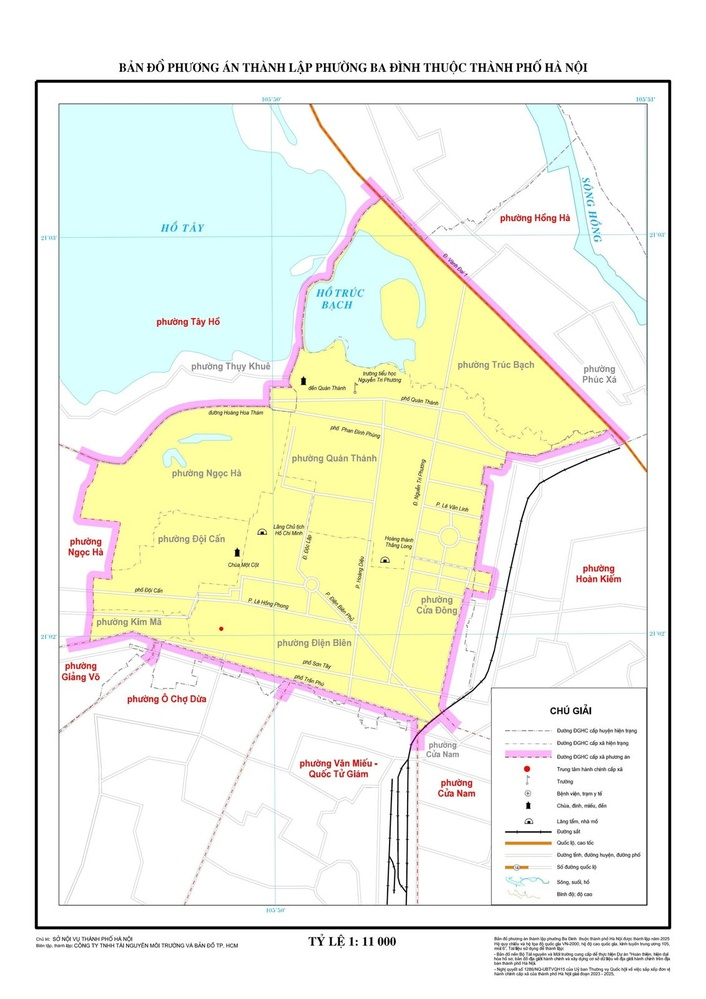
#> input picture web/assets/maps/ba-dinh.jpg, 706 x 999 px, shrunk from 1131 x 1600 before the run, found by its file name; its folder holds only this picture in this run
$ python frame.py
#> lines starting #> are read from the running program, lines starting #| are printed output that depends on the picture; after the words box and inside, x2 and y2 are one past the last pixel; in counts of white or black regions, pixels touching at a corner belong together
import cv2, numpy as np
def frame(path):
#> called with path = 'maps/ba-dinh.jpg'
    im=cv2.imread(path,0); h,w=im.shape
#> after `im = cv2.imread(path, 0)`:
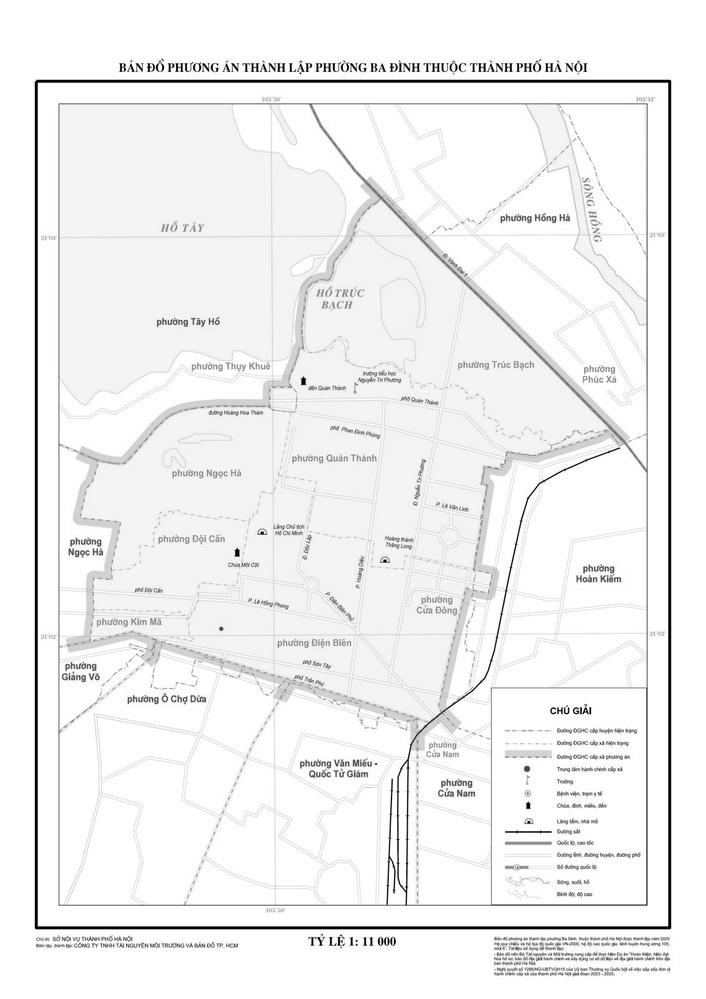
#> im: shape (999, 706); min 0, max 255, mean 241.5
    d=(im<110)
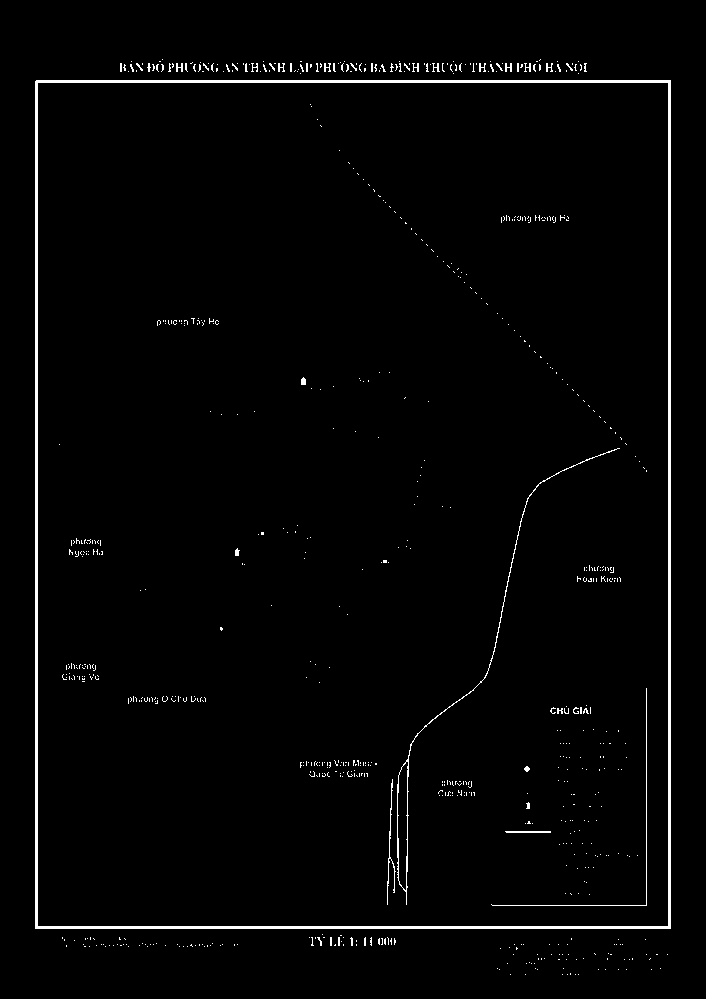
#> d: shape (999, 706) bool; 1.9% white; 738 white regions (716 under 20 px), largest, box (x1, y1, x2, y2) and area: (35, 80, 671, 929) 8873, (397, 448, 620, 905) 825, (491, 688, 647, 906) 373
    rows=np.where(d.sum(1)>0.55*w)[0]; cols=np.where(d.sum(0)>0.45*h)[0]
#> after `rows = np.where(d.sum(1) > 0.55 * w)[0]`: rows = [80, 81, 82, 926, 927, 928]
#> after `cols = np.where(d.sum(0) > 0.45 * h)[0]`: cols = [35, 36, 37, 668, 669, 670]
    def grp(a):
        g=[]
        for c in a:
            if g and c-g[-1][-1]<=2: g[-1].append(c)
            else: g.append([c])
#> this loop made 6 passes
#> c on passes 1 to 6: 80, 81, 82, 926, 927, 928
#> after the loop, g = [[80, 81, 82], [926, 927, 928]]
        return [(g_[0],g_[-1]) for g_ in g]
    return grp(rows),grp(cols),(w,h)
#> the loop in grp (call 2), `for c in a:` made 6 passes
#> c on passes 1 to 6: 35, 36, 37, 668, 669, 670
if __name__=='__main__':
    import os
    for f in sorted(os.listdir('maps')):
        print(f,*frame('maps/'+f))

$ run again, on web/assets/maps/chuong-my.jpg
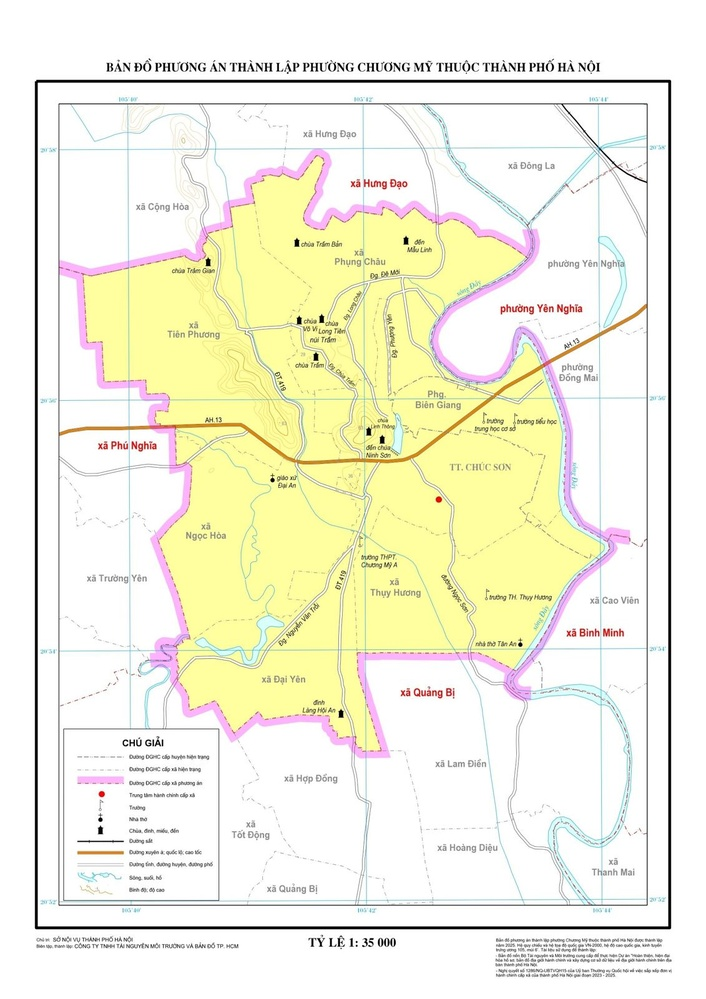
#> input picture web/assets/maps/chuong-my.jpg, 706 x 999 px, shrunk from 1131 x 1600 before the run, found by its file name
#> in frame, `im = cv2.imread(path, 0)`:
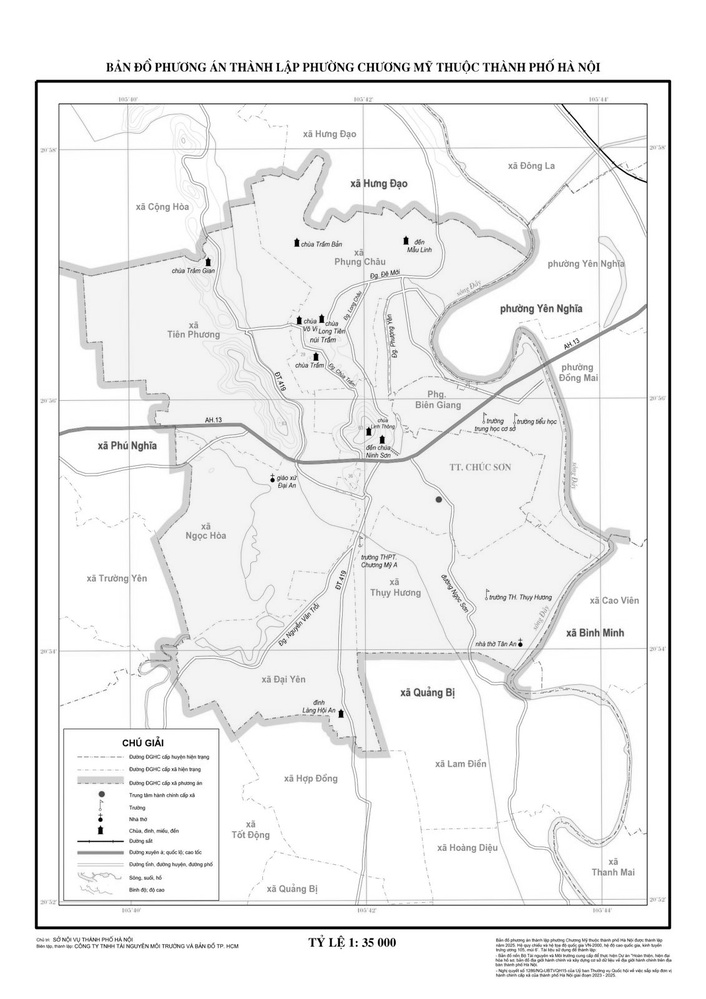
#> im: shape (999, 706); min 0, max 255, mean 240.7
#> in frame, `d=(im<110)`:
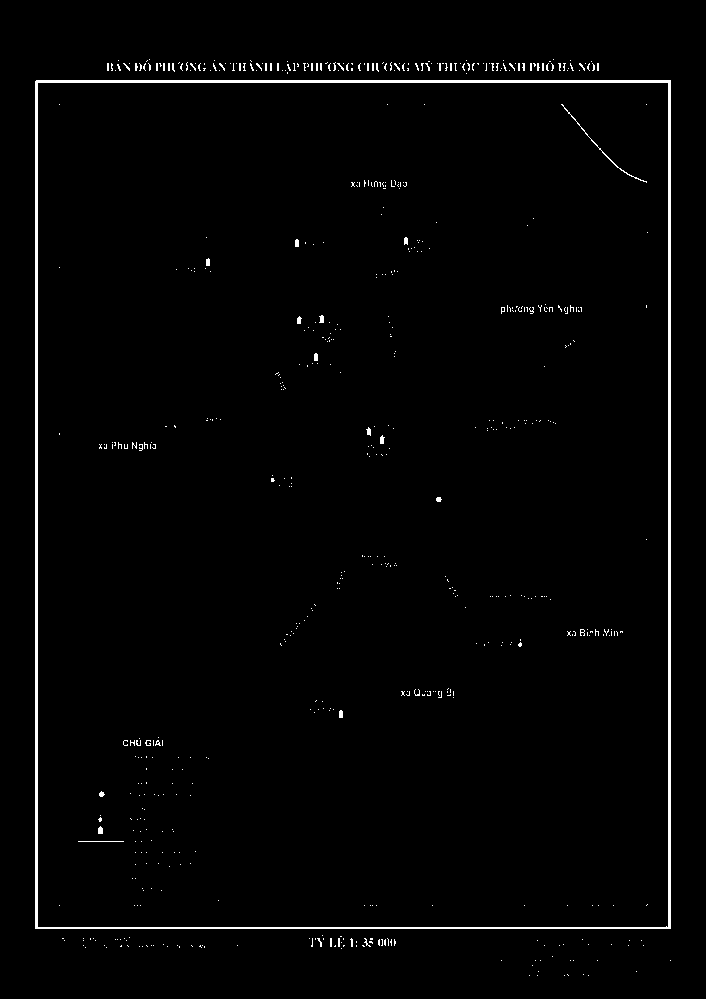
#> d: shape (999, 706) bool; 1.6% white; 640 white regions (623 under 20 px), largest, box (x1, y1, x2, y2) and area: (35, 80, 671, 929) 8244, (561, 104, 647, 183) 148, (78, 841, 124, 842) 46
#> rows = [80, 81, 82, 927, 928]
#> cols = [35, 36, 37, 668, 669, 670]
#> the loop in grp, `for c in a:` made 5 passes
#> c on passes 1 to 5: 80, 81, 82, 927, 928
#> after the loop in grp, `for c in a:`: g = [[80, 81, 82], [927, 928]]
#> the loop in grp (call 2), `for c in a:` made 6 passes
#> c on passes 1 to 6: 35, 36, 37, 668, 669, 670

$ run again, on web/assets/maps/cua-nam.jpg
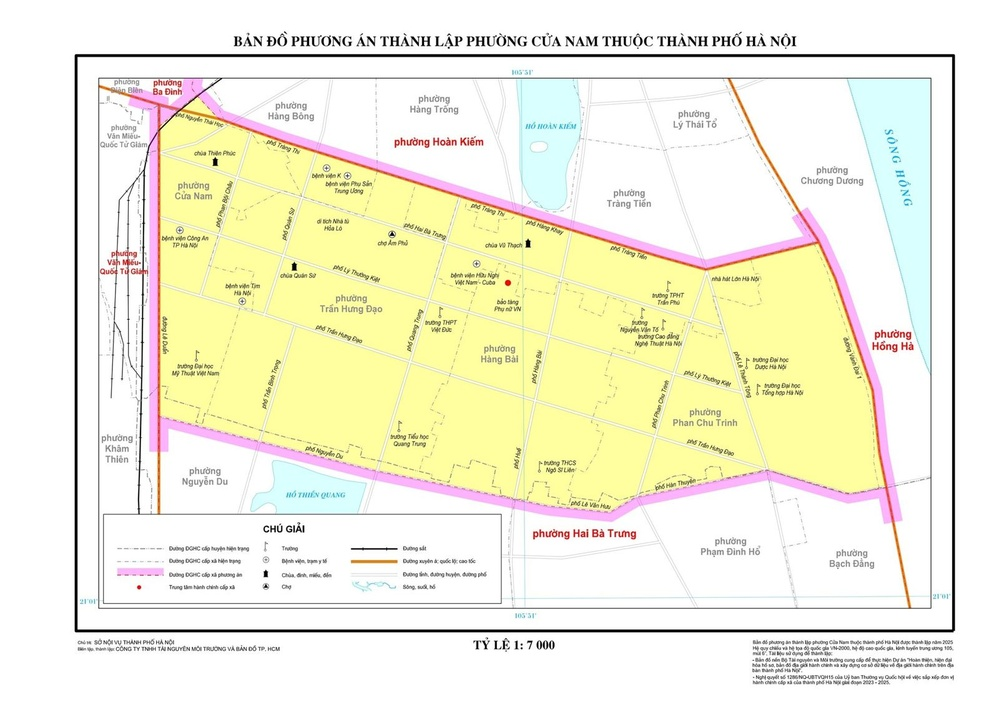
#> input picture web/assets/maps/cua-nam.jpg, 999 x 707 px, shrunk from 1600 x 1132 before the run, found by its file name
#> in frame, `im = cv2.imread(path, 0)`:
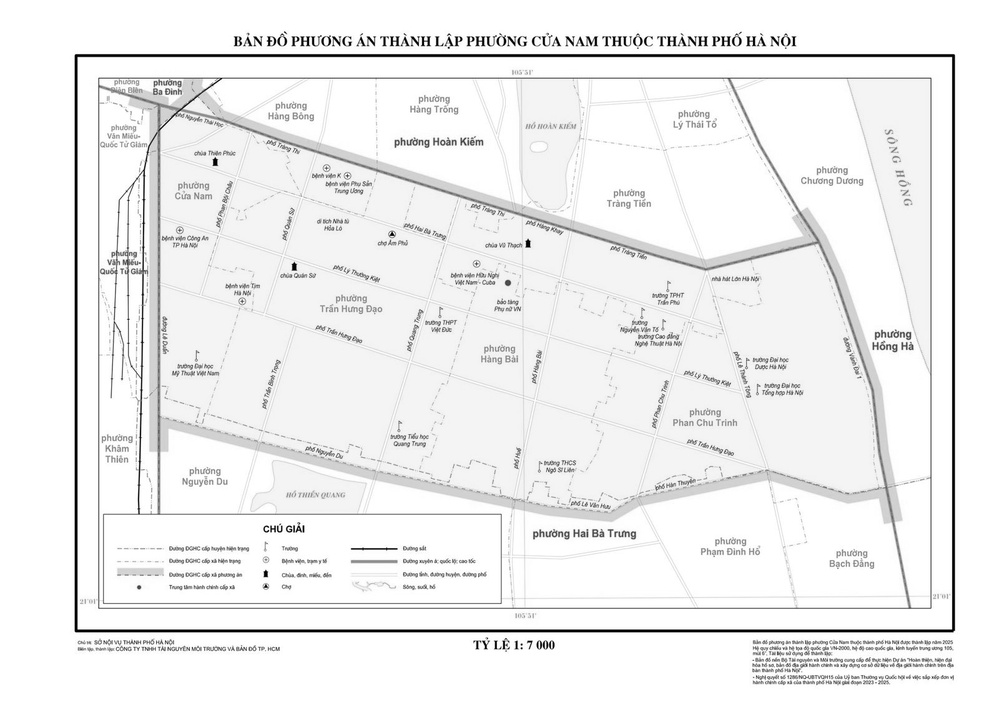
#> im: shape (707, 999); min 0, max 255, mean 239.9
#> in frame, `d=(im<110)`:
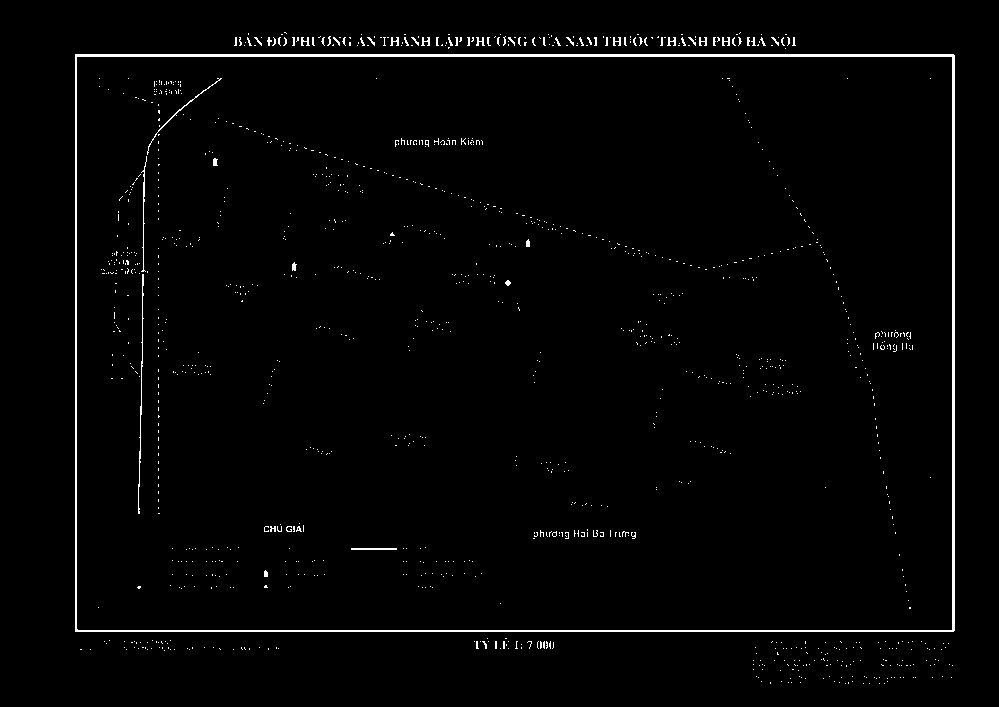
#> d: shape (707, 999) bool; 1.7% white in thin lines or dots, all inside (x1, y1, x2, y2) = (75, 32, 955, 684)
#> rows = [54, 55, 56, 630, 631]
#> cols = [75, 76, 952, 953, 954]
#> the loop in grp, `for c in a:` made 5 passes
#> c on passes 1 to 5: 54, 55, 56, 630, 631
#> after the loop in grp, `for c in a:`: g = [[54, 55, 56], [630, 631]]
#> the loop in grp (call 2), `for c in a:` made 5 passes
#> c on passes 1 to 5: 75, 76, 952, 953, 954

$ run again, on web/assets/maps/dai-mo.jpg
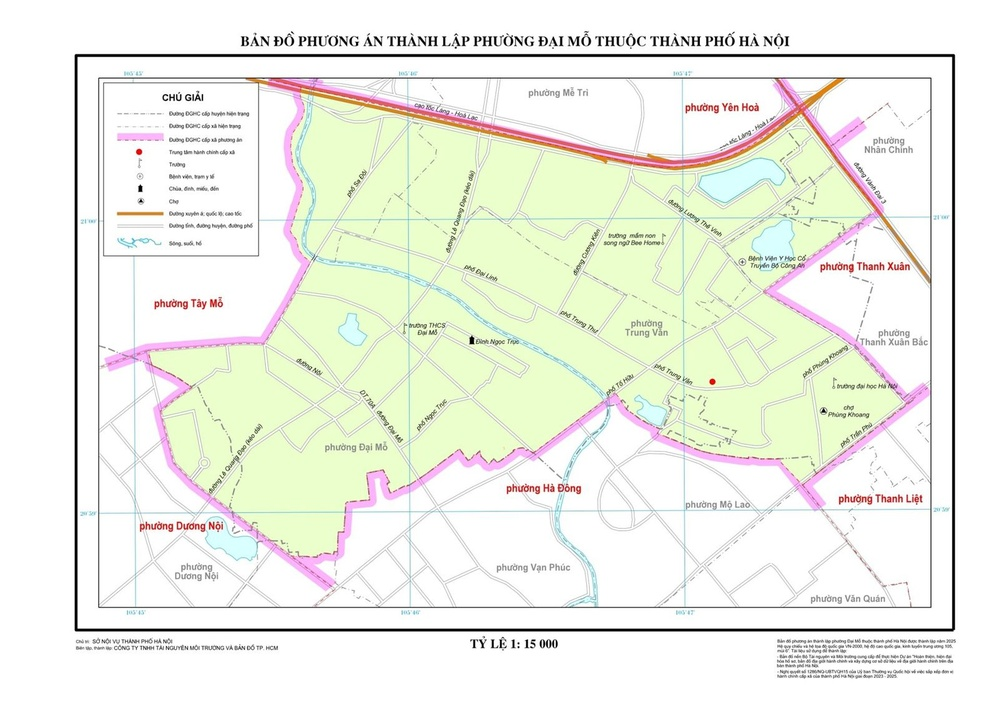
#> input picture web/assets/maps/dai-mo.jpg, 999 x 706 px, shrunk from 1600 x 1131 before the run, found by its file name
#> in frame, `im = cv2.imread(path, 0)`:
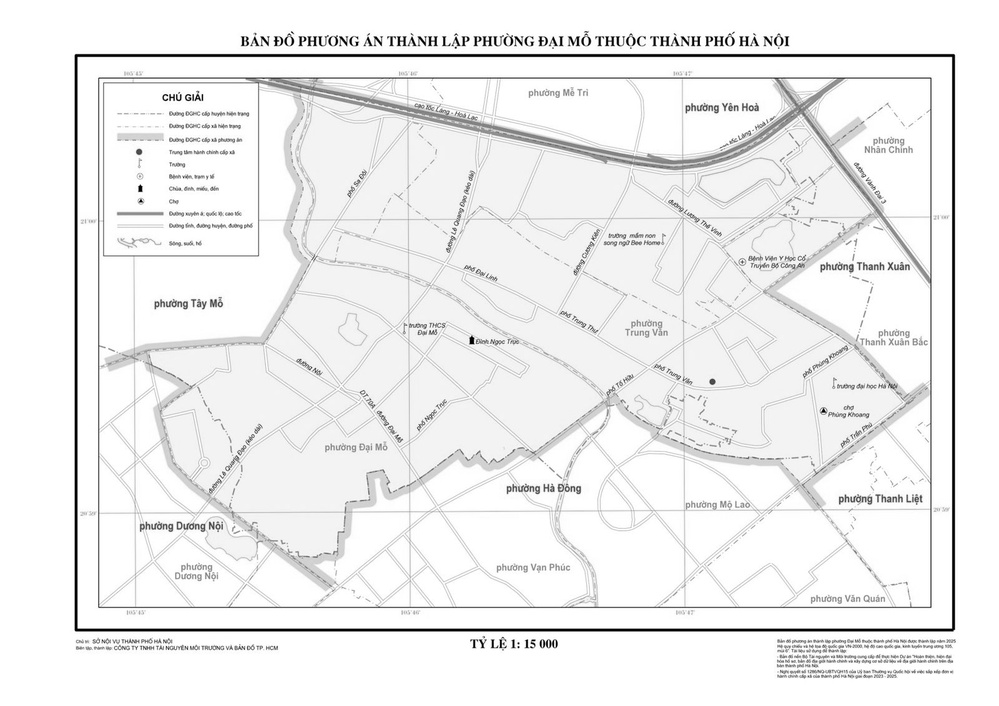
#> im: shape (706, 999); min 0, max 255, mean 239.6
#> in frame, `d=(im<110)`:
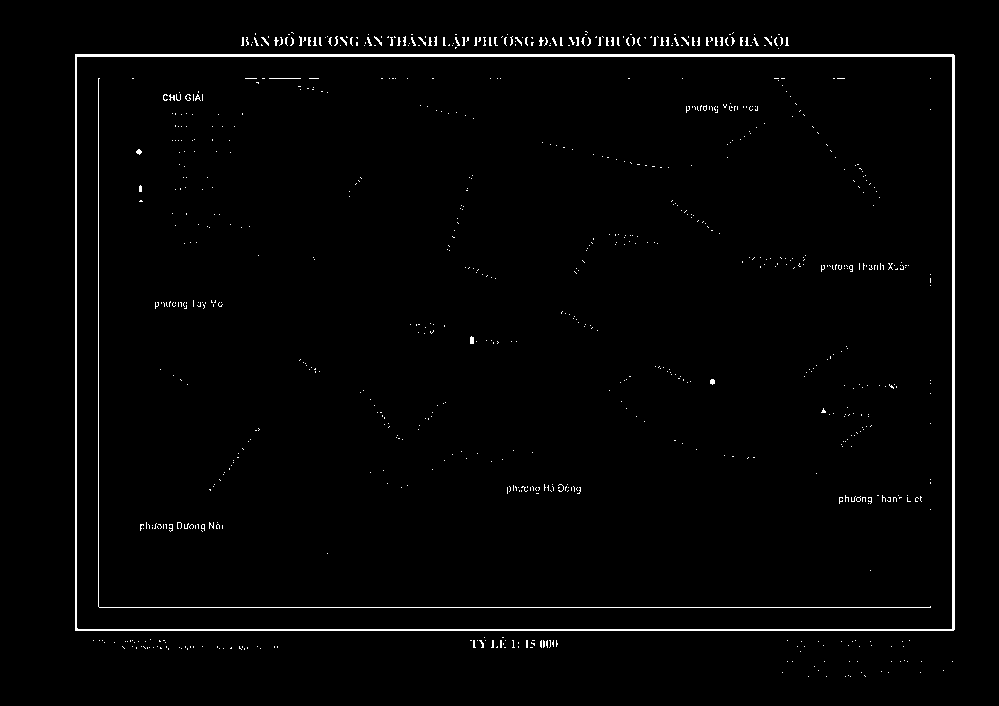
#> d: shape (706, 999) bool; 1.7% white in thin lines or dots, all inside (x1, y1, x2, y2) = (75, 31, 955, 677)
#> rows = [54, 55, 56, 607, 629, 630]
#> cols = [75, 76, 98, 952, 953, 954]
#> the loop in grp, `for c in a:` made 6 passes
#> c on passes 1 to 6: 54, 55, 56, 607, 629, 630
#> after the loop in grp, `for c in a:`: g = [[54, 55, 56], [607], [629, 630]]
#> the loop in grp (call 2), `for c in a:` made 6 passes
#> c on passes 1 to 6: 75, 76, 98, 952, 953, 954
